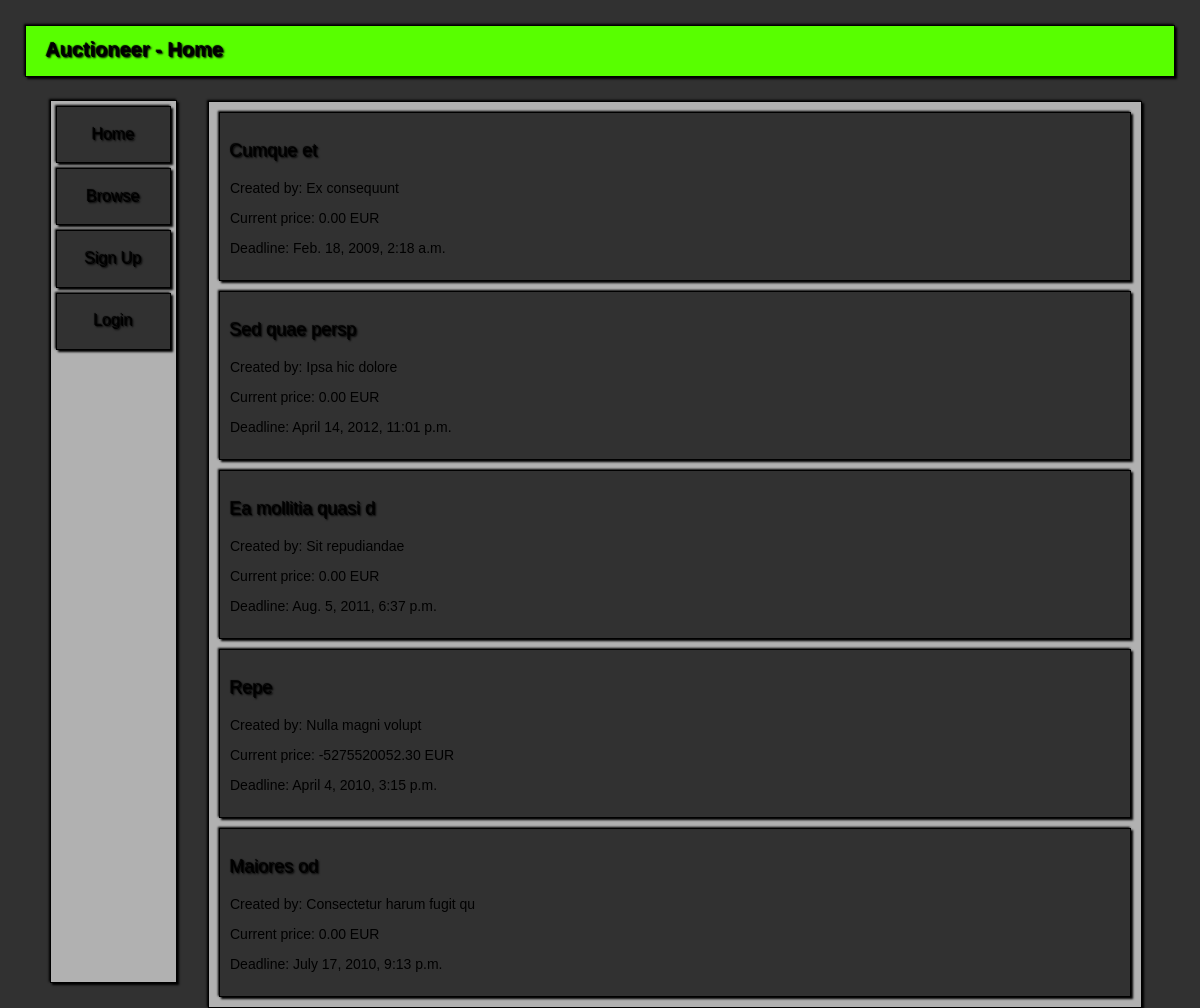
Screenshot of /auctioneer/ with the database file from the repository.
### Auctioneer/models.py (models this page shows, shortened)
class Auctions(models.Model):
    seller = models.CharField(null=False, max_length=30)
    title = models.CharField(null=False, max_length=30)
    description = models.TextField(max_length=150)
    version = models.PositiveIntegerField(default=0)
    startingPrice = models.DecimalField(default=0.00, max_digits=12, decimal_places=2, validators=[MinValueValidator(0.00)])
    startDate = models.DateTimeField(null=False)
    stopDate = models.DateTimeField(null=False)
    banned = models.BooleanField(default=False)
    resolved = models.BooleanField(default=False)
    class Meta:
        permissions = (('ban_auctions', 'Can ban auctions.'),)
        ordering = ['startDate']
    @classmethod
    def get_latest(cls):
        try:
            return cls.objects.filter(banned=False, resolved=False).order_by('startDate')[:5]
        except:
            try:
                return cls.get_all()
            except:
                return None

class Bids(models.Model):
    auction = models.ForeignKey(Auctions)
    owner = models.CharField(max_length=30)
    amount = models.DecimalField(max_digits=12, decimal_places=2, validators=[MinValueValidator(0.00)])
    timestamp = models.DateTimeField()
    class Meta:
        ordering = ['-timestamp']

### Auctioneer/views.py (the view)
# urls.py: url(r'^auctioneer/$', home),
def home(request):
    content = Auctions.get_latest()
    is_logged_in = request.user.is_authenticated()
    return render_to_response('main.html', {'title': 'Home', 'is_logged_in': is_logged_in, 'content_list': content},
                              context_instance=RequestContext(request))

### templates/main.html (shortened to what this page needs)
{% load staticfiles %}
<!DOCTYPE HTML PUBLIC "-//W3C//DTD HTML 4.01 //EN" "http://www.w3.org/TR/html4/strict.dtd">
<html>
	<head>
		<link href="{% static "style_main.css"%}" rel="stylesheet" type="text/css">
	</head>
	<body>
		<div id=Container>
			<div id=PrimaryMenu>
				<h1>Auctioneer - {{ title }}</h1>
			</div>
            {% include "links.html" %}
			<div id=TopPatch>
			</div>
			<div id=Content>
                {% for content in content_list %}
                <div>
				    <h3>{{ content.title }}</h3>
                    <p>Created by: {{ content.seller }}</p>
                    {% with content.bids_set.all|first as bid %}
                    {% if bid %}
                    <p>Current price: {{ bid.amount }} EUR</p>
                    {% else %}
                    <p>Current price: {{ content.startingPrice }} EUR</p>
                    {% endif %}
                    {% endwith %}
                    <p>Deadline: {{ content.stopDate }}</p>
                </div>
                {% empty %}
                <div>
                    <h3>No content!</h3>
                </div>
                {% endfor %}
			</div>
		</div>
	</body>
</html>

### Auctioneer/static/style_main.css (style rules this page uses)
body { font-family: Verdana, Geneva, sans-serif; font-size: 14px; color: #313131; background-color: #313131 }
p { font-family: Verdana, Geneva, sans-serif; color: #000000; width: 80%; }
div#Content div { position: relative; background-color: #313131; border: 1px solid #000000; box-shadow: 2px 2px 2px #000000, -1px -1px 2px #000000; margin: 10px; padding: 10px; }
h1 { font-family: Verdana, Geneva, sans-serif; font-size: 20px; font-weight: bold; color: #000000; text-shadow: 1px 1px 2px #000000, -1px -1px 1px #000000; }
h3 { font-family: Verdana, Geneva, sans-serif; font-size: 18px; font-weight: normal; color: #000000; text-shadow: 1px 1px 2px #000000, -1px -1px 1px #000000; }
#Container { position: relative; width: 100%; height: 100%; z-index: 1; }
#PrimaryMenu { position: fixed; background-color: #58FF00; top: 25px; left: 25px; right: 25px; height: 50px; z-index: 3; padding-left: 20px; padding-right: 20px; border: 1px solid #000000; font-weight: normal; box-shadow: 2px 2px 2px #000000, -1px -1px 2px #000000; }
#TopPatch { position: fixed; background-color: #313131; top: 0; left: 0; right: 0; height: 25px; z-index: 2; }
#Content { position: absolute; background-color: #B1B1B1; left: 200px; right: 50px; top: 93px; border: 1px solid #000000; box-shadow: 2px 2px 2px #000000, -1px -1px 2px #000000; }

### rows the page displays
Auctions: title "Cumque et", seller "Ex consequunt", startingPrice "0.00", stopDate "Feb. 18, 2009, 2:18 a.m."
Auctions: title "Sed quae persp", seller "Ipsa hic dolore", startingPrice "0.00", stopDate "April 14, 2012, 11:01 p.m."
Auctions: title "Ea mollitia quasi d", seller "Sit repudiandae", startingPrice "0.00", stopDate "Aug. 5, 2011, 6:37 p.m."
Auctions: title "Repe", seller "Nulla magni volupt", stopDate "April 4, 2010, 3:15 p.m."
Bids: amount "-5275520052.30"
Auctions: title "Maiores od", seller "Consectetur harum fugit qu", startingPrice "0.00", stopDate "July 17, 2010, 9:13 p.m."

### other values shown
{{ title }} "Home"
